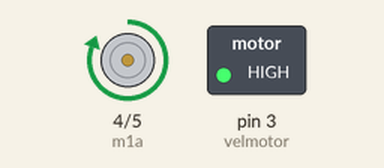
This sketch was run on a simulated Arduino Uno, built with avr-gcc and run on an emulated ATmega328P. Shown: motor-driver pin pairs drawn as motors (green arrow = first pin HIGH = forward, orange = second pin HIGH = backward, longer = more drive), switched loads named in the sketch (green lamp = pin HIGH).

Above: at 1.5 s.
At 4.5 s:
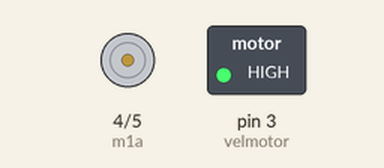
Timing chart, 0 to 7.0 s (numbered marks = the images above):
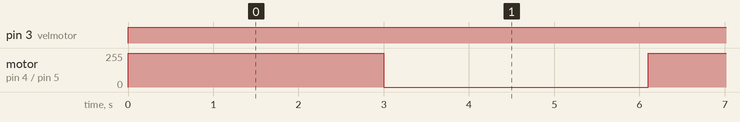

Measured:
- by itself, pin 3 (velmotor): LOW → HIGH at 0.00 s
- by itself, motor on pin 4 (m1a) / pin 5 (m1b): alternates forward 255/255 for 3.0 s and stopped for 3.1 s

The sketch:

MOTOR_part_5.ino
```cpp
#define velmotor 3
#define m1a 4
#define m1b 5
#define tmp 3000
int vel=0;
void setup() {
  pinMode(velmotor,OUTPUT);
  pinMode(m1a,OUTPUT);
  pinMode(m1b,OUTPUT);
  digitalWrite(m1a,LOW);
  digitalWrite(m1b,LOW);
  analogWrite(velmotor,vel);


}

void loop() {
  vel=255;
  analogWrite(velmotor,vel);

  digitalWrite(m1a,LOW);
  digitalWrite(m1a,HIGH);
  delay(tmp);

  digitalWrite(m1a,LOW);
  digitalWrite(m1a,LOW);
  delay(100);

  digitalWrite(m1a,HIGH);
  digitalWrite(m1a,LOW);
  delay(tmp);


}
```
